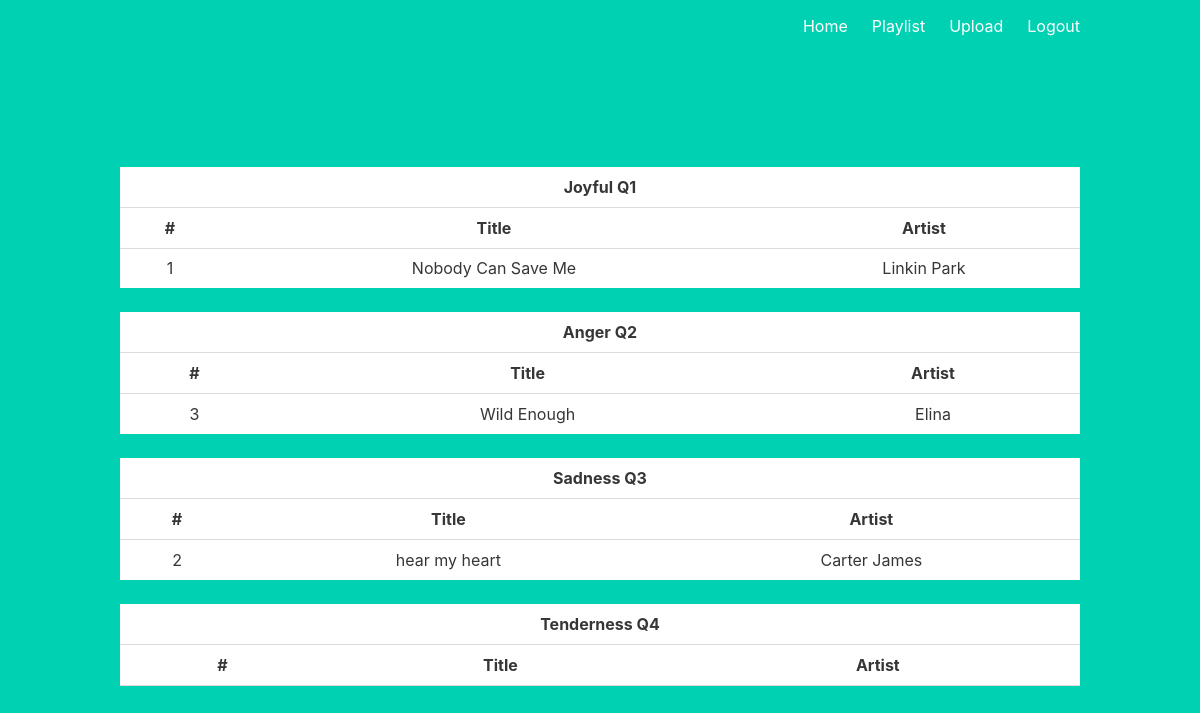
The page /playlist (signed in) on the database as committed earlier.
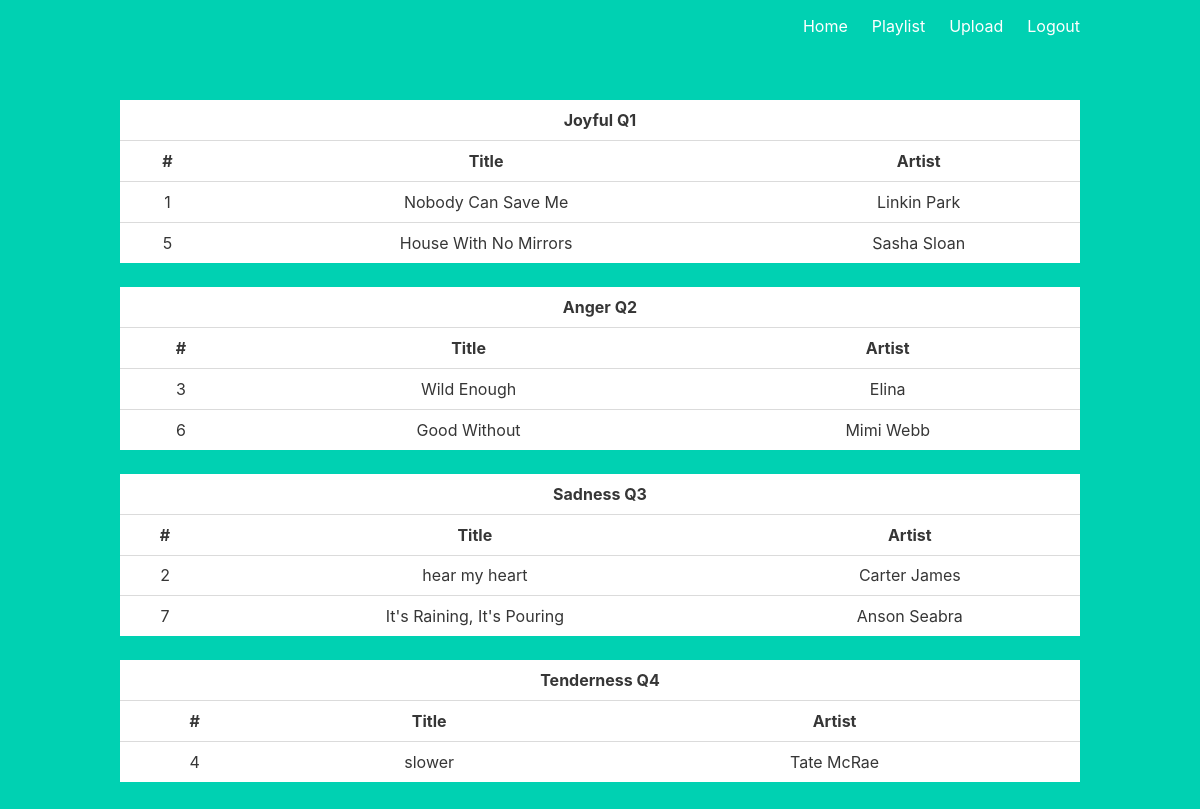
The same page on the database as committed later.
### app/models.py (models this page shows, shortened)
class Track(db.Model):
    id = db.Column(db.Integer, primary_key=True)
    quadrant = db.Column(db.Integer)
    title = db.Column(db.String(120))
    name = db.Column(db.String(1000))
    album = db.Column(db.String(128))
    lyrics = db.Column(db.String(100000000))

### app/views.py (the view)
@main.route("/playlist")
@login_required
def playlist():
    list_q1 = Track.query.filter_by(quadrant=1)
    list_q2 = Track.query.filter_by(quadrant=2)
    list_q3 = Track.query.filter_by(quadrant=3)
    list_q4 = Track.query.filter_by(quadrant=4)
    return render_template("playlist.html", list_q1=list_q1, list_q2=list_q2,
                           list_q3=list_q3, list_q4=list_q4)

### app/__init__.py (called while the page is built)
def create_app():
    app = Flask(__name__)
    app.config["SECRET_KEY"] = "12FOEIGHEIOGIOOAIF"
    app.config["SQLALCHEMY_DATABASE_URI"] = "sqlite:///db.sqlite"
    app.config["SQLALCHEMY_TRACK_MODIFICATIONS"] = False
    db.init_app(app)
    login_manager = LoginManager()
    login_manager.login_view = "auth.login"
    login_manager.init_app(app)
    from .models import User
    @login_manager.user_loader
    def load_user(user_id):
        return User.query.get(int(user_id))
    from .auth import auth as auth_blueprint
    app.register_blueprint(auth_blueprint)
    from .views import main as main_blueprint
    app.register_blueprint(main_blueprint)
    return app

### app/templates/playlist.html (shortened to what this page needs)
{% extends "base.html" %}
{% block content %}
<table class="table hoverable is-fullwidth">
  <tr>
    <th colspan="3" scope="colgroup">Joyful Q1</th>
  </tr>
  <tr>
    <th>#</th>
    <th>Title</th>
    <th>Artist</th>
  </tr>
  <tr>
  {% for song in list_q1 %}
  <tr>
    <td>{{ song.id }}</td>
    <td>{{ song.title }}</td>
    <td>{{ song.name }}</td>
  </tr>
  {% endfor %}
</table>
<table class="table hoverable is-fullwidth">
  <tr>
    <th colspan="3" scope="colgroup">Anger Q2</th>
  </tr>
  <tr>
    <th>#</th>
    <th>Title</th>
    <th>Artist</th>
  </tr>
  {% for song in list_q2 %}
  <tr>
    <td>{{ song.id }}</td>
    <td>{{ song.title }}</td>
    <td>{{ song.name }}</td>
  </tr>
  {% endfor %}
</table>
<table class="table hoverable is-fullwidth">
  <tr>
    <th colspan="3" scope="colgroup">Sadness Q3</th>
  </tr>
  <tr>
    <th>#</th>
    <th>Title</th>
    <th>Artist</th>
  </tr>
  <tr>
  {% for song in list_q3 %}
  <tr>
    <td>{{ song.id }}</td>
    <td>{{ song.title }}</td>
    <td>{{ song.name }}</td>
  </tr>
  {% endfor %}
</table>
<table class="table hoverable is-fullwidth">
  <tr>
    <th colspan="3" scope="colgroup">Tenderness Q4</th>
  </tr>
  <tr>
    <th>#</th>
    <th>Title</th>
    <th>Artist</th>
  </tr>
  <tr>
  {% for song in list_q4 %}
  <tr>
    <td>{{ song.id }}</td>
    <td>{{ song.title }}</td>
    <td>{{ song.name }}</td>
  </tr>
  {% endfor %}
</table>
{% endblock %}

### app/templates/base.html (shortened to what this page needs)
<!DOCTYPE html>
<html>
<head>
    <link rel="stylesheet" href="https://cdnjs.cloudflare.com/ajax/libs/bulma/0.7.2/css/bulma.min.css" />
</head>
<body>
    <section class="hero is-primary is-fullheight">
        <div class="hero-head">
            <nav class="navbar">
                <div class="container">
                    <div id="navbarMenuHeroA" class="navbar-menu">
                        <div class="navbar-end">
                            <a href="{{ url_for('main.index') }}" class="navbar-item">
                                Home
                            </a>
                            {% if current_user.is_authenticated %}
                            <a href="{{ url_for('main.playlist') }}" class="navbar-item">
                                Playlist
                            </a>
                            <a href="{{ url_for('main.upload') }}" class="navbar-item">
                                Upload
                            </a>
                            {% endif %}
                            {% if current_user.is_authenticated %}
                            <a href="{{ url_for('auth.signout') }}" class="navbar-item">
                                Logout
                            </a>
                            {% endif %}
                        </div>
                    </div>
                </div>
            </nav>
        </div>
        <div class="hero-body">
            <div class="container has-text-centered">
               {% block content %}
               {% endblock %}
            </div>
        </div>
    </section>
</body>
</html>

Rows that differ between the two databases and show on the page:
added Track: id "5", title "House With No Mirrors", name "Sasha Sloan"
added Track: id "6", title "Good Without", name "Mimi Webb"
added Track: id "7", title "It's Raining, It's Pouring", name "Anson Seabra"
added Track: id "4", title "slower", name "Tate McRae"
